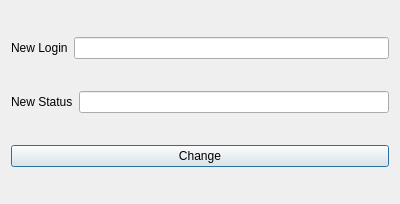
<?xml version="1.0" encoding="UTF-8"?>
<ui version="4.0">
 <class>updateProfile</class>
 <widget class="QDialog" name="updateProfile">
  <property name="geometry">
   <rect>
    <x>0</x>
    <y>0</y>
    <width>400</width>
    <height>204</height>
   </rect>
  </property>
  <property name="windowTitle">
   <string>Dialog</string>
  </property>
  <layout class="QVBoxLayout" name="verticalLayout">
   <item>
    <layout class="QHBoxLayout" name="horizontalLayout_2">
     <item>
      <widget class="QLabel" name="label_2">
       <property name="text">
        <string>New Login</string>
       </property>
      </widget>
     </item>
     <item>
      <widget class="QLineEdit" name="newLoginEdit"/>
     </item>
    </layout>
   </item>
   <item>
    <layout class="QHBoxLayout" name="horizontalLayout_3">
     <item>
      <widget class="QLabel" name="label_3">
       <property name="text">
        <string>New Status</string>
       </property>
      </widget>
     </item>
     <item>
      <widget class="QLineEdit" name="newStatusEdit"/>
     </item>
    </layout>
   </item>
   <item>
    <layout class="QHBoxLayout" name="horizontalLayout_4">
     <item>
      <widget class="QPushButton" name="changeProfile">
       <property name="text">
        <string>Change</string>
       </property>
      </widget>
     </item>
    </layout>
   </item>
  </layout>
 </widget>
 <resources/>
 <connections/>
</ui>
